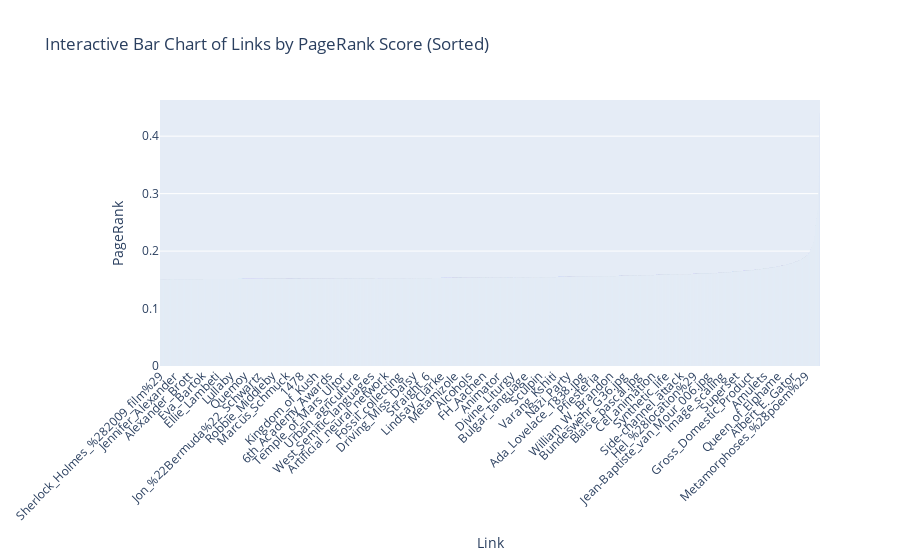
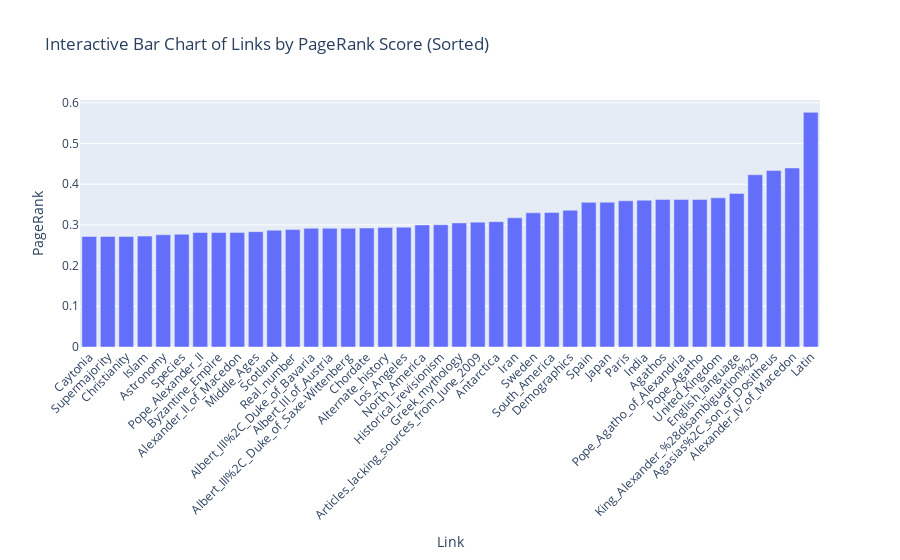

Notebook cell for these charts, in order:
### Code cell
# Fonction pour lire le fichier et extraire les données
def load_data(filepath):
    data = []
    with open(filepath, 'r') as file:
        for line in file:
            match = re.match(r"\('<http://dbpedia.org/resource/(.*?)>', (.*?)\)", line.strip())
            if match:
                link, score = match.groups()
                data.append((link, float(score)))
    return pd.DataFrame(data, columns=["Link", "PageRank"])

# Charger les données
df = load_data(r"C:\Users\Admin\Documents\GitHub\PageRank2024\part.txt")

# Fonction pour afficher le graphique interactif avec tri
def plot_interactive_bar_chart(score_range=(0.0, 0.6)):
    # Filtrer les données selon la plage sélectionnée
    min_value, max_value = score_range
    filtered_df = df[(df["PageRank"] >= min_value) & (df["PageRank"] <= max_value)]
    
    # Trier les données par ordre croissant de PageRank
    filtered_df = filtered_df.sort_values(by="PageRank", ascending=True)
    
    # Créer le graphique en barres
    fig = px.bar(filtered_df, x="Link", y="PageRank", title="Interactive Bar Chart of Links by PageRank Score (Sorted)")
    fig.update_layout(xaxis_tickangle=-45)
    fig.show()

# Curseur pour la valeur maximale uniquement
interact(plot_interactive_bar_chart, score_range=FloatRangeSlider( min=0.0, max=0.6, step=0.01))

### Figure 1 — Plotly figure (JSON) as saved in the notebook; plotly's stock layout.template omitted (floating-point values rounded to 4 significant figures; data arrays with more than 128 entries replaced by an {"elided": "..."} marker saying what was removed)
{"data": [{"alignmentgroup": "True", "hovertemplate": "Link=%{x}<br>PageRank=%{y}<extra></extra>", "legendgroup": "", "marker": {"color": "#636efa", "pattern": {"shape": ""}}, "name": "", "offsetgroup": "", "orientation": "v", "showlegend": false, "textposition": "auto", "type": "bar", "x": {"elided": "15086 str values"}, "xaxis": "x", "y": {"elided": "15086 float values"}, "yaxis": "y"}], "layout": {"barmode": "relative", "legend": {"tracegroupgap": 0}, "title": {"text": "Interactive Bar Chart of Links by PageRank Score (Sorted)"}, "xaxis": {"anchor": "y", "domain": [0, 1], "tickangle": -45, "title": {"text": "Link"}}, "yaxis": {"anchor": "x", "domain": [0, 1], "title": {"text": "PageRank"}}}}

### Figure 2 — Plotly figure (JSON) as saved in the notebook; plotly's stock layout.template omitted (floating-point values rounded to 4 significant figures)
{"data": [{"alignmentgroup": "True", "hovertemplate": "Link=%{x}<br>PageRank=%{y}<extra></extra>", "legendgroup": "", "marker": {"color": "#636efa", "pattern": {"shape": ""}}, "name": "", "offsetgroup": "", "orientation": "v", "showlegend": false, "textposition": "auto", "type": "bar", "x": ["Caytonia", "Supermajority", "Christianity", "Islam", "Astronomy", "Species", "Pope_Alexander_II", "Byzantine_Empire", "Alexander_II_of_Macedon", "Middle_Ages", "Scotland", "Real_number", "Albert_III%2C_Duke_of_Bavaria", "Albert_III_of_Austria", "Albert_III%2C_Duke_of_Saxe-Wittenberg", "Chordate", "Alternate_history", "Los_Angeles", "North_America", "Historical_revisionism", "Greek_mythology", "Articles_lacking_sources_from_June_2009", "Antarctica", "Iran", "Sweden", "South_America", "Demographics", "Spain", "Japan", "Paris", "India", "Agathos", "Pope_Agatho_of_Alexandria", "Pope_Agatho", "United_Kingdom", "English_language", "King_Alexander_%28disambiguation%29", "Agasias%2C_son_of_Dositheus", "Alexander_IV_of_Macedon", "Latin"], "xaxis": "x", "y": [0.2714, 0.2714, 0.2715, 0.2724, 0.2757, 0.277, 0.2813, 0.2814, 0.2815, 0.2834, 0.2867, 0.2884, 0.2917, 0.2917, 0.2917, 0.2923, 0.2937, 0.2943, 0.2998, 0.3003, 0.3048, 0.3067, 0.3078, 0.3174, 0.3295, 0.3306, 0.3361, 0.3553, 0.3555, 0.3591, 0.3606, 0.3625, 0.3625, 0.3625, 0.3665, 0.3773, 0.4232, 0.4333, 0.4398, 0.5764], "yaxis": "y"}], "layout": {"barmode": "relative", "legend": {"tracegroupgap": 0}, "title": {"text": "Interactive Bar Chart of Links by PageRank Score (Sorted)"}, "xaxis": {"anchor": "y", "domain": [0, 1], "tickangle": -45, "title": {"text": "Link"}}, "yaxis": {"anchor": "x", "domain": [0, 1], "title": {"text": "PageRank"}}}}
